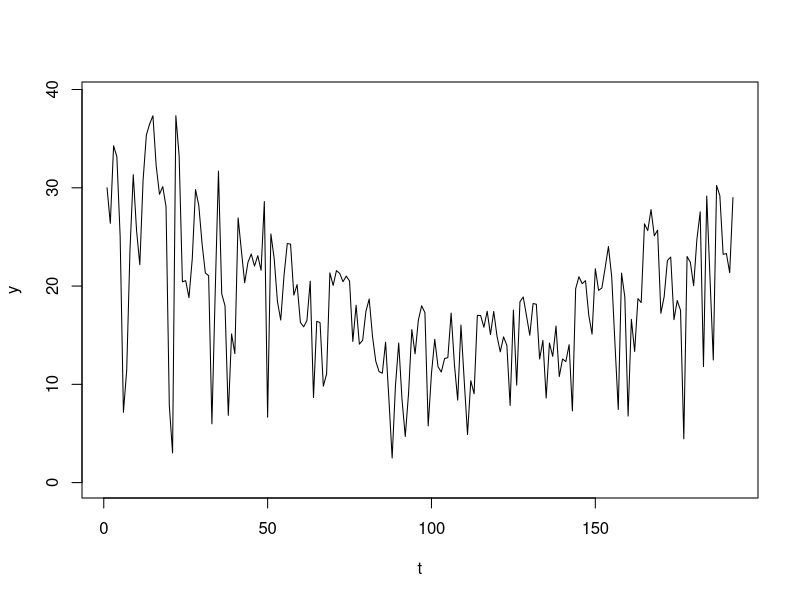

The R source for this figure:
data = read.csv("solar.csv")

t = as.integer(as.Date(data$date))
t = t - min(t) + 1
y = data$energy_kwh
plot(t, y, type="l", ylim=c(0, 1.05*max(y)))

write.table(data.frame(t=t, y=y), "data.txt", col.names=FALSE,
            row.names=FALSE)
